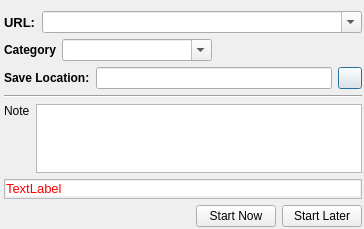
<?xml version="1.0" encoding="UTF-8"?>
<ui version="4.0">
 <class>AddTaskDialog</class>
 <widget class="QDialog" name="AddTaskDialog">
  <property name="geometry">
   <rect>
    <x>0</x>
    <y>0</y>
    <width>364</width>
    <height>229</height>
   </rect>
  </property>
  <property name="windowTitle">
   <string>REXLoader - </string>
  </property>
  <layout class="QVBoxLayout" name="verticalLayout_3">
   <property name="leftMargin">
    <number>4</number>
   </property>
   <property name="rightMargin">
    <number>2</number>
   </property>
   <property name="bottomMargin">
    <number>2</number>
   </property>
   <item>
    <layout class="QHBoxLayout" name="horizontalLayout">
     <item>
      <widget class="QLabel" name="label">
       <property name="sizePolicy">
        <sizepolicy hsizetype="Minimum" vsizetype="Preferred">
         <horstretch>0</horstretch>
         <verstretch>0</verstretch>
        </sizepolicy>
       </property>
       <property name="styleSheet">
        <string notr="true">font: bold 13px;</string>
       </property>
       <property name="text">
        <string>URL:</string>
       </property>
       <property name="textInteractionFlags">
        <set>Qt::LinksAccessibleByMouse</set>
       </property>
      </widget>
     </item>
     <item>
      <widget class="QComboBox" name="urlBox">
       <property name="sizePolicy">
        <sizepolicy hsizetype="Expanding" vsizetype="Fixed">
         <horstretch>0</horstretch>
         <verstretch>0</verstretch>
        </sizepolicy>
       </property>
       <property name="cursor">
        <cursorShape>ArrowCursor</cursorShape>
       </property>
       <property name="mouseTracking">
        <bool>false</bool>
       </property>
       <property name="toolTip">
        <string comment="Enter the URL here"/>
       </property>
       <property name="editable">
        <bool>true</bool>
       </property>
       <property name="sizeAdjustPolicy">
        <enum>QComboBox::AdjustToMinimumContentsLength</enum>
       </property>
      </widget>
     </item>
    </layout>
   </item>
   <item>
    <layout class="QHBoxLayout" name="horizontalLayout_3">
     <item>
      <widget class="QLabel" name="label_3">
       <property name="styleSheet">
        <string notr="true">font: bold 12px;</string>
       </property>
       <property name="text">
        <string>Category</string>
       </property>
      </widget>
     </item>
     <item>
      <widget class="QComboBox" name="categoryBox">
       <property name="sizePolicy">
        <sizepolicy hsizetype="Expanding" vsizetype="Fixed">
         <horstretch>0</horstretch>
         <verstretch>0</verstretch>
        </sizepolicy>
       </property>
       <property name="editable">
        <bool>true</bool>
       </property>
      </widget>
     </item>
     <item>
      <spacer name="horizontalSpacer">
       <property name="orientation">
        <enum>Qt::Horizontal</enum>
       </property>
       <property name="sizeHint" stdset="0">
        <size>
         <width>128</width>
         <height>20</height>
        </size>
       </property>
      </spacer>
     </item>
    </layout>
   </item>
   <item>
    <layout class="QHBoxLayout" name="horizontalLayout_2">
     <item>
      <widget class="QLabel" name="label_2">
       <property name="styleSheet">
        <string notr="true">font:  bold 12px;</string>
       </property>
       <property name="text">
        <string>Save Location:</string>
       </property>
      </widget>
     </item>
     <item>
      <widget class="QLineEdit" name="locationEdit">
       <property name="sizePolicy">
        <sizepolicy hsizetype="Expanding" vsizetype="Preferred">
         <horstretch>0</horstretch>
         <verstretch>0</verstretch>
        </sizepolicy>
       </property>
       <property name="toolTip">
        <string comment="Save location. To change it press the button to the right" extracomment="Save location. To change it press the button to the right"/>
       </property>
       <property name="readOnly">
        <bool>true</bool>
       </property>
      </widget>
     </item>
     <item>
      <widget class="QPushButton" name="browseButton">
       <property name="sizePolicy">
        <sizepolicy hsizetype="Fixed" vsizetype="Fixed">
         <horstretch>0</horstretch>
         <verstretch>0</verstretch>
        </sizepolicy>
       </property>
       <property name="maximumSize">
        <size>
         <width>24</width>
         <height>24</height>
        </size>
       </property>
       <property name="text">
        <string/>
       </property>
      </widget>
     </item>
    </layout>
   </item>
   <item>
    <widget class="Line" name="line">
     <property name="orientation">
      <enum>Qt::Horizontal</enum>
     </property>
    </widget>
   </item>
   <item>
    <layout class="QHBoxLayout" name="horizontalLayout_5">
     <item>
      <layout class="QVBoxLayout" name="verticalLayout">
       <item>
        <widget class="QLabel" name="label_4">
         <property name="text">
          <string>Note</string>
         </property>
        </widget>
       </item>
       <item>
        <spacer name="verticalSpacer">
         <property name="orientation">
          <enum>Qt::Vertical</enum>
         </property>
         <property name="sizeHint" stdset="0">
          <size>
           <width>20</width>
           <height>40</height>
          </size>
         </property>
        </spacer>
       </item>
      </layout>
     </item>
     <item>
      <widget class="QTextEdit" name="textEdit">
       <property name="sizePolicy">
        <sizepolicy hsizetype="Expanding" vsizetype="Ignored">
         <horstretch>0</horstretch>
         <verstretch>0</verstretch>
        </sizepolicy>
       </property>
       <property name="tabChangesFocus">
        <bool>true</bool>
       </property>
      </widget>
     </item>
    </layout>
   </item>
   <item>
    <widget class="QFrame" name="errorFrame">
     <property name="frameShape">
      <enum>QFrame::StyledPanel</enum>
     </property>
     <property name="frameShadow">
      <enum>QFrame::Raised</enum>
     </property>
     <layout class="QVBoxLayout" name="verticalLayout_2">
      <property name="leftMargin">
       <number>1</number>
      </property>
      <property name="topMargin">
       <number>1</number>
      </property>
      <property name="rightMargin">
       <number>1</number>
      </property>
      <property name="bottomMargin">
       <number>2</number>
      </property>
      <item>
       <widget class="QLabel" name="errorLabel">
        <property name="styleSheet">
         <string notr="true">font: 13px;
color: #ff0000;
background: #ffffff;</string>
        </property>
        <property name="text">
         <string>TextLabel</string>
        </property>
        <property name="wordWrap">
         <bool>true</bool>
        </property>
        <property name="textInteractionFlags">
         <set>Qt::LinksAccessibleByMouse|Qt::TextSelectableByKeyboard|Qt::TextSelectableByMouse</set>
        </property>
       </widget>
      </item>
     </layout>
    </widget>
   </item>
   <item>
    <layout class="QHBoxLayout" name="horizontalLayout_4">
     <item>
      <spacer name="horizontalSpacer_2">
       <property name="orientation">
        <enum>Qt::Horizontal</enum>
       </property>
       <property name="sizeHint" stdset="0">
        <size>
         <width>208</width>
         <height>20</height>
        </size>
       </property>
      </spacer>
     </item>
     <item>
      <widget class="QPushButton" name="startNowBtn">
       <property name="text">
        <string>Start Now</string>
       </property>
      </widget>
     </item>
     <item>
      <widget class="QPushButton" name="startLaterBtn">
       <property name="text">
        <string>Start Later</string>
       </property>
      </widget>
     </item>
    </layout>
   </item>
  </layout>
 </widget>
 <tabstops>
  <tabstop>urlBox</tabstop>
  <tabstop>categoryBox</tabstop>
  <tabstop>browseButton</tabstop>
  <tabstop>locationEdit</tabstop>
  <tabstop>textEdit</tabstop>
 </tabstops>
 <resources/>
 <connections/>
</ui>
